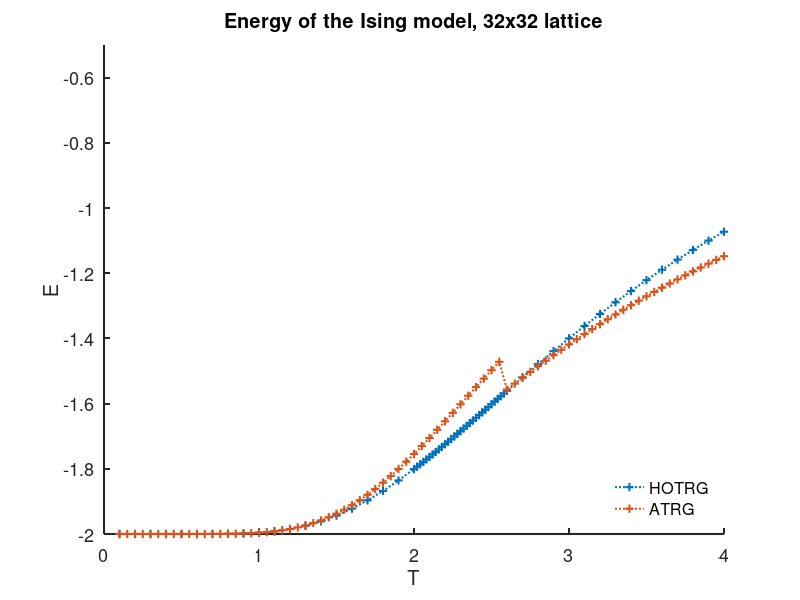

The MATLAB script that drew this image:
%%
clear all;
clc;

inputHOTRG = dlmread('HOTRG_Ising_sweep_L2.dat', '\t', 0, 0);
inputATRG = dlmread('Ising_sweep.dat', ' ', 0, 0);

fig = figure;
hold on;
plot(inputHOTRG(:, 1), inputHOTRG(:, 2), ':+', "linewidth", 1.5);
plot(inputATRG(:, 1), inputATRG(:, 2), ':+', "linewidth", 1.5);
grid off;
hold off;
set(gca, "linewidth", 1.5, "fontsize", 13)
axis ([0 4 -2 -0.5]);
legend('HOTRG', 
       'ATRG',
       'location', 'southeast');
legend boxoff;
title('Energy of the Ising model, 32x32 lattice');
xlabel('T');
ylabel('E');

print(fig, 'energy.pdf', '-dpdf', '-landscape', '-bestfit');